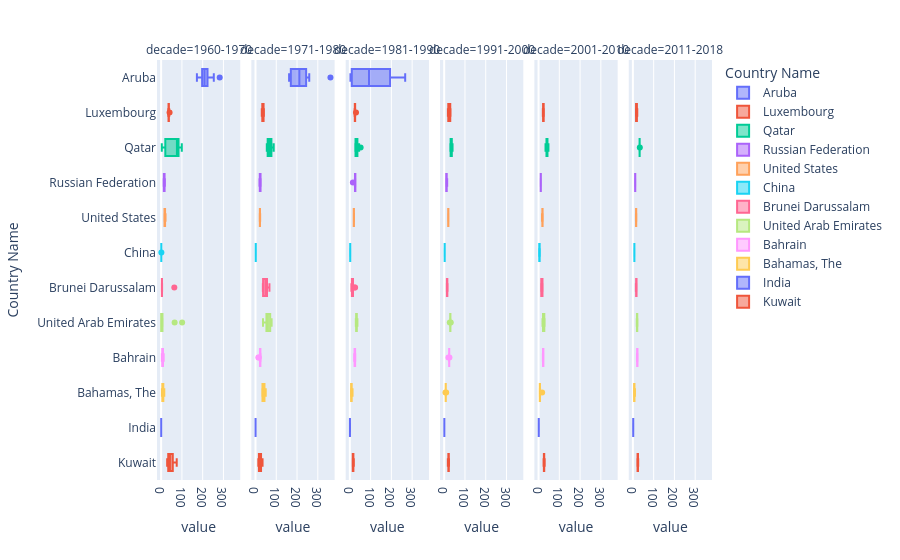

The notebook cell saved with this chart:
### Code cell
fig_6=px.box(data_frame=df2[df2['Country Name'].isin(country_col)], x='value', y='Country Name', color='Country Name', facet_col='decade')
fig_6
